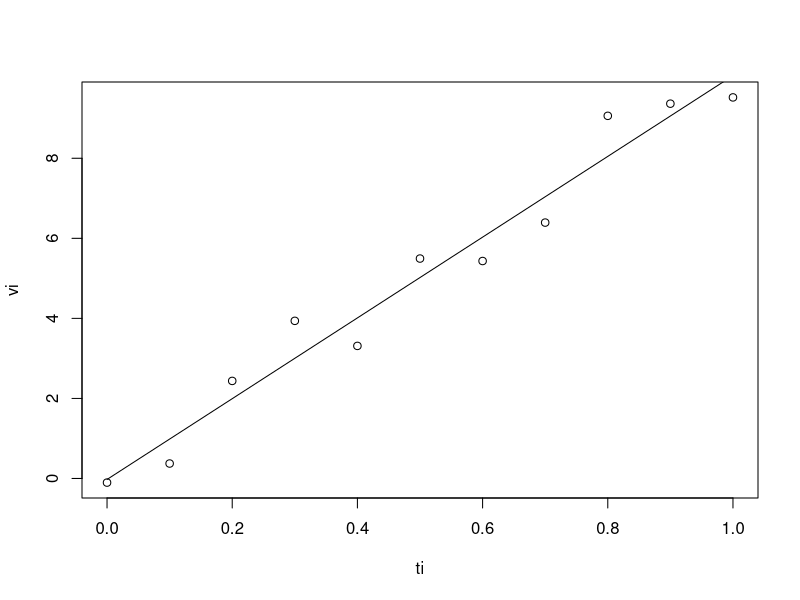

Recreate this plot in R.
#cach cua thay
ti = seq(0,1,by=0.1);
vi = c(-0.10290, 0.37364, 2.43748, 3.93836, 3.31230, 5.49472, 5.43325, 6.39321, 9.06048, 9.36416, 9.52066)
plot(ti,vi)

# tinh toan cac yeu to de thiet lap phuong trinh 
V <- matrix(nrow = 2, ncol = 2)
Y <- vector()
V[1,1] <- length(ti); V[1,2] <- sum(ti); V[2,1] <- sum(ti); V[2,2] <- sum(ti*ti)
Y[1] <- sum(vi); Y[2] <- sum(vi*ti)

Coe <- solve(V,Y)
Coe
t <- seq(0,1,by=0.01)
v <- Coe[1] + Coe[2]*t
lines(t,v)
